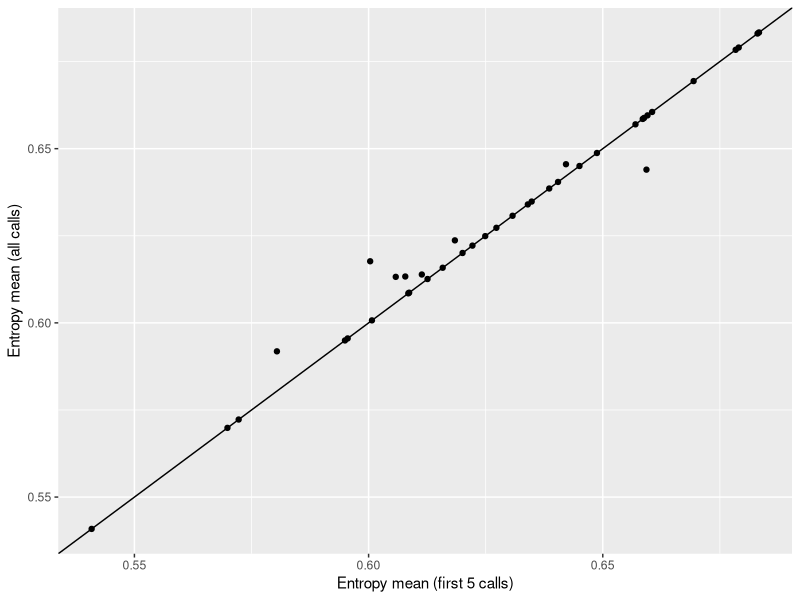
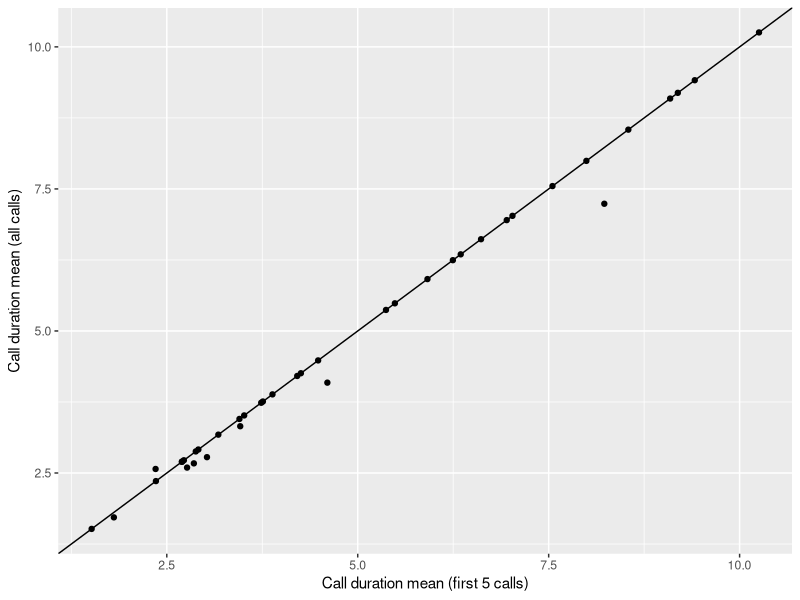
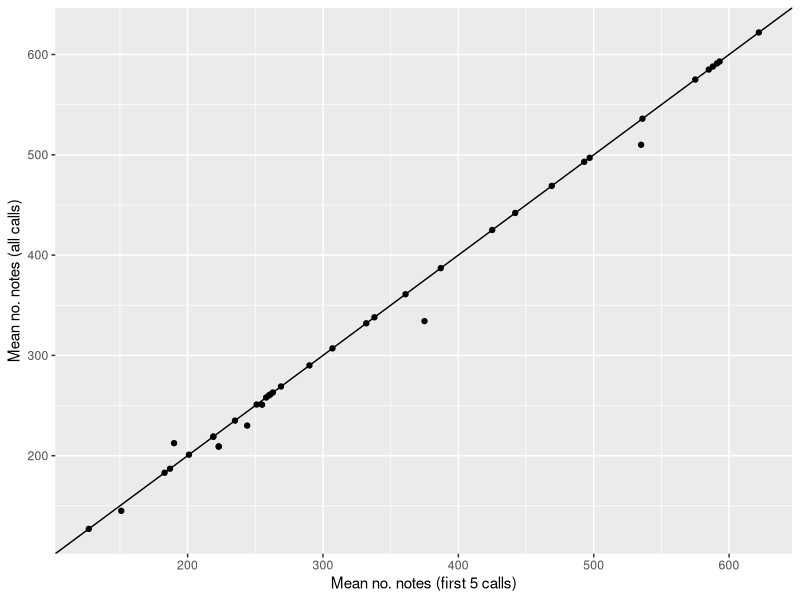
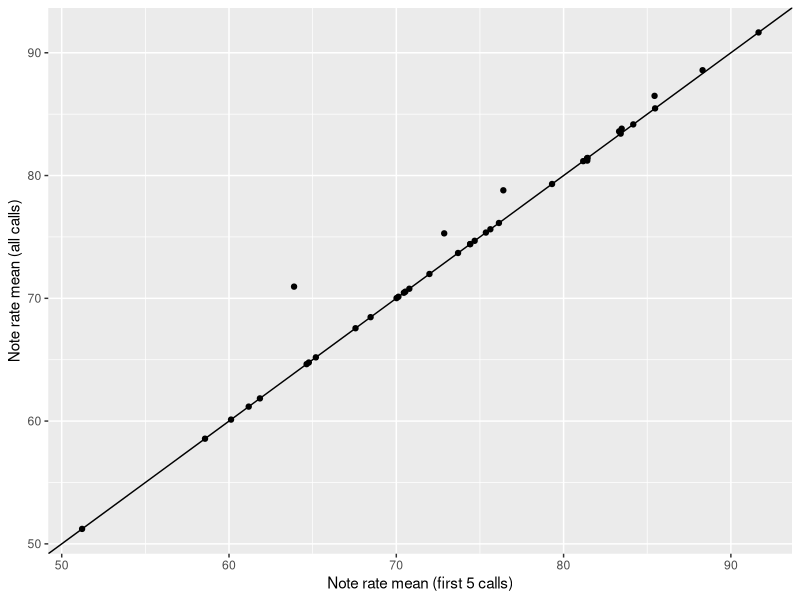
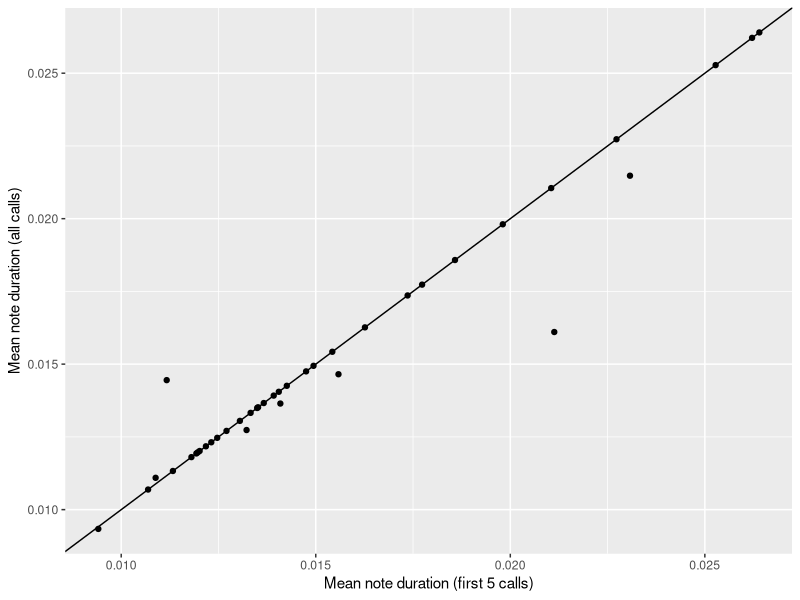
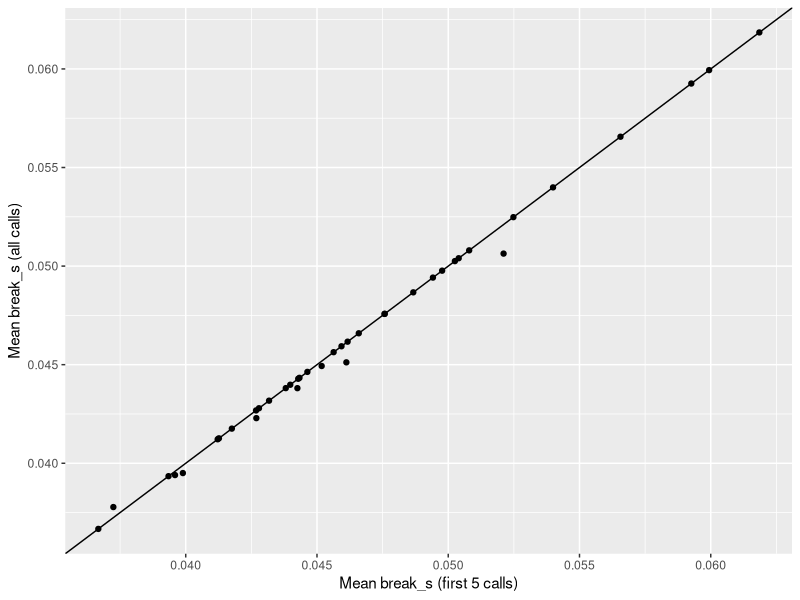
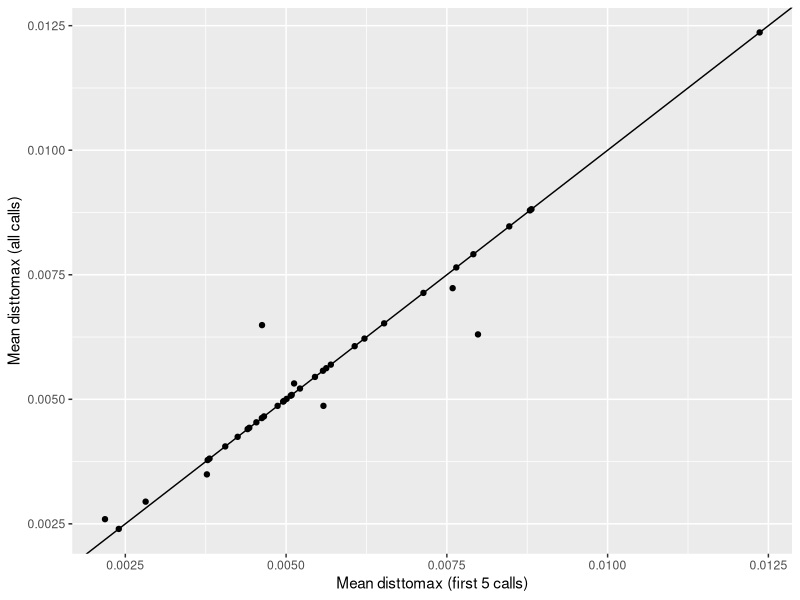
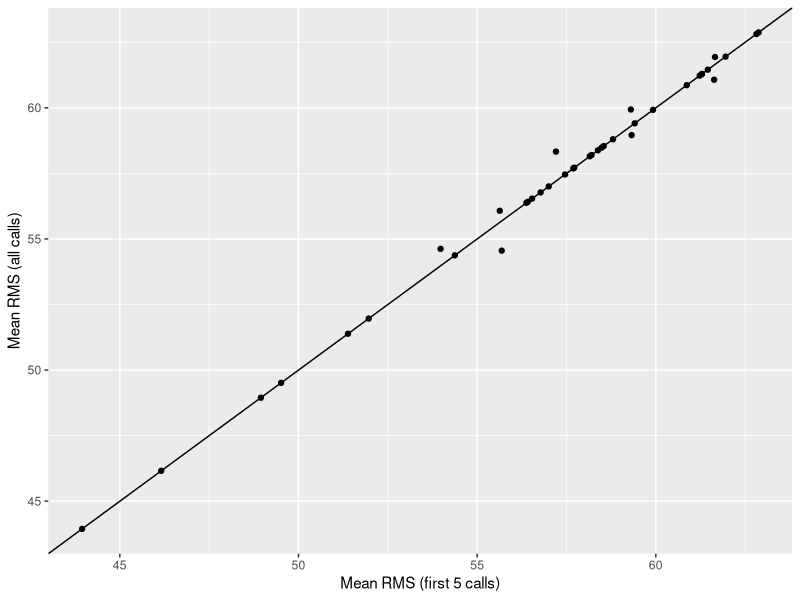

Reproduce these figures in R, in order. (Note: this script raises an error after producing the figures.)
## ---- chunk 1
library(tidyverse)

sq_data <- read_csv("data_raw/combined_sq_data4.csv")
view(sq_data)

detections <- read_csv("data_raw/01jan2026_detections4.csv")

# Clean break_s: "_" = missing, then make numeric
detections <- detections %>%
  mutate(
    break_s = as.character(break_s),
    break_s = na_if(break_s, "_"),
    break_s = as.numeric(break_s)
  )

# combine data
sq_rattle_data <- detections %>%
  left_join(sq_data, by = "midden")

## ---- chunk 2

# Call-level averages by sq_ID (one row per call)

call_avgs <- sq_rattle_data %>%
  group_by(sq_ID, filename) %>%
  summarise(
    no_notes = n(),
    call_duration = first(call_duration),
    note_rate = no_notes / call_duration,

    duration = mean(duration, na.rm = TRUE),
    break_s = mean(break_s, na.rm = TRUE),
    disttomax = mean(disttomax, na.rm = TRUE),

    rms = mean(rms, na.rm = TRUE),
    energy = mean(energy, na.rm = TRUE),
    peaktopeak = mean(peaktopeak, na.rm = TRUE),

    peak_freq_mean = mean(peak_freq_mean, na.rm = TRUE),
    peak_ampl_mean = mean(peak_ampl_mean, na.rm = TRUE),
    min_freq_mean = mean(min_freq_mean, na.rm = TRUE),
    max_freq_mean = mean(max_freq_mean, na.rm = TRUE),
    bandw_mean = mean(bandw_mean, na.rm = TRUE),

    quart_25_mean = mean(quart_25_mean, na.rm = TRUE),
    quart_50_mean = mean(quart_50_mean, na.rm = TRUE),
    quart_75_mean = mean(quart_75_mean, na.rm = TRUE),

    entropy_mean = mean(entropy_mean, na.rm = TRUE)
  ) %>%
  ungroup()
call_avgs


## ---- chunk 3


sq_avgs <- call_avgs %>%
  group_by(sq_ID) %>%
  summarise(
    n_calls = n(),

    # averages of call-level traits
    call_duration = mean(call_duration, na.rm = TRUE),
    no_notes = mean(no_notes, na.rm = TRUE),
    note_rate = mean(note_rate, na.rm = TRUE),

    duration = mean(duration, na.rm = TRUE),
    break_s = mean(break_s, na.rm = TRUE),
    disttomax = mean(disttomax, na.rm = TRUE),

    rms = mean(rms, na.rm = TRUE),
    energy = mean(energy, na.rm = TRUE),
    peaktopeak = mean(peaktopeak, na.rm = TRUE),

    peak_freq_mean = mean(peak_freq_mean, na.rm = TRUE),
    peak_ampl_mean = mean(peak_ampl_mean, na.rm = TRUE),
    min_freq_mean = mean(min_freq_mean, na.rm = TRUE),
    max_freq_mean = mean(max_freq_mean, na.rm = TRUE),
    bandw_mean = mean(bandw_mean, na.rm = TRUE),

    quart_25_mean = mean(quart_25_mean, na.rm = TRUE),
    quart_50_mean = mean(quart_50_mean, na.rm = TRUE),
    quart_75_mean = mean(quart_75_mean, na.rm = TRUE),

    entropy_mean = mean(entropy_mean, na.rm = TRUE)
  ) %>%
  ungroup()
sq_avgs


# worried that sqs with 8 calls vs sqs with 4-5 calls will create bias. Does having extra calls (like 8 instead of 5) change the squirrel’s average? Gonna check differences to see if i need to standardize sqs to 5 calls and eliminate extra calls. I calculated squirrel-level means two ways.first, I used all available calls per squirrel and using the first five calls per squirrel as a sensitivity check.

# all calls
sq_avgs_all <- call_avgs %>%
  group_by(sq_ID) %>%
  summarise(
    n_calls = n(),

    call_duration = mean(call_duration, na.rm = TRUE),
    no_notes     = mean(no_notes, na.rm = TRUE),
    note_rate    = mean(note_rate, na.rm = TRUE),

    duration     = mean(duration, na.rm = TRUE),
    break_s      = mean(break_s, na.rm = TRUE),
    disttomax    = mean(disttomax, na.rm = TRUE),

    rms          = mean(rms, na.rm = TRUE),
    energy       = mean(energy, na.rm = TRUE),
    peaktopeak   = mean(peaktopeak, na.rm = TRUE),

    peak_freq_mean  = mean(peak_freq_mean, na.rm = TRUE),
    peak_ampl_mean  = mean(peak_ampl_mean, na.rm = TRUE),
    min_freq_mean   = mean(min_freq_mean, na.rm = TRUE),
    max_freq_mean   = mean(max_freq_mean, na.rm = TRUE),
    bandw_mean      = mean(bandw_mean, na.rm = TRUE),

    quart_25_mean = mean(quart_25_mean, na.rm = TRUE),
    quart_50_mean = mean(quart_50_mean, na.rm = TRUE),
    quart_75_mean = mean(quart_75_mean, na.rm = TRUE),

    entropy_mean  = mean(entropy_mean, na.rm = TRUE)
  ) %>%
  ungroup()


# first 5 calls per squirrel
sq_avgs_5 <- call_avgs %>%
  group_by(sq_ID) %>%
  slice_head(n = 5) %>%
  summarise(
    n_calls = n(),

    call_duration = mean(call_duration, na.rm = TRUE),
    no_notes     = mean(no_notes, na.rm = TRUE),
    note_rate    = mean(note_rate, na.rm = TRUE),

    duration     = mean(duration, na.rm = TRUE),
    break_s      = mean(break_s, na.rm = TRUE),
    disttomax    = mean(disttomax, na.rm = TRUE),

    rms          = mean(rms, na.rm = TRUE),
    energy       = mean(energy, na.rm = TRUE),
    peaktopeak   = mean(peaktopeak, na.rm = TRUE),

    peak_freq_mean  = mean(peak_freq_mean, na.rm = TRUE),
    peak_ampl_mean  = mean(peak_ampl_mean, na.rm = TRUE),
    min_freq_mean   = mean(min_freq_mean, na.rm = TRUE),
    max_freq_mean   = mean(max_freq_mean, na.rm = TRUE),
    bandw_mean      = mean(bandw_mean, na.rm = TRUE),

    quart_25_mean = mean(quart_25_mean, na.rm = TRUE),
    quart_50_mean = mean(quart_50_mean, na.rm = TRUE),
    quart_75_mean = mean(quart_75_mean, na.rm = TRUE),

    entropy_mean  = mean(entropy_mean, na.rm = TRUE)
  ) %>%
  ungroup()

# compare parameters
compare_entropy <- sq_avgs_all %>%
  select(sq_ID, entropy_all = entropy_mean) %>%
  left_join(
    sq_avgs_5 %>% select(sq_ID, entropy_5 = entropy_mean),
    by = "sq_ID"
  )

p_entropy <- compare_entropy %>%
  ggplot(aes(x = entropy_5, y = entropy_all)) +
  geom_point(na.rm = TRUE) +
  geom_abline() +
  labs(
    x = "Entropy mean (first 5 calls)",
    y = "Entropy mean (all calls)"
  )

p_entropy

ggsave("figures/compare_entropy.png", plot = p_entropy, width = 7, height = 5, dpi = 300)

compare_call_duration <- sq_avgs_all %>%
  select(sq_ID, call_duration_all = call_duration) %>%
  left_join(
    sq_avgs_5 %>% select(sq_ID, call_duration_5 = call_duration),
    by = "sq_ID"
  )
p_call_duration <- compare_call_duration %>%
  ggplot(aes(x = call_duration_5, y = call_duration_all)) +
  geom_point(na.rm = TRUE) +
  geom_abline() +
  labs(
    x = "Call duration mean (first 5 calls)",
    y = "Call duration mean (all calls)"
  )

p_call_duration

ggsave("figures/compare_call_duration.png",
       plot = p_call_duration,
       width = 7, height = 5, dpi = 300)

compare_no_notes <- sq_avgs_all %>%
  select(sq_ID, no_notes_all = no_notes) %>%
  left_join(
    sq_avgs_5 %>% select(sq_ID, no_notes_5 = no_notes),
    by = "sq_ID"
  )

p_no_notes <- compare_no_notes %>%
  ggplot(aes(x = no_notes_5, y = no_notes_all)) +
  geom_point(na.rm = TRUE) +
  geom_abline() +
  labs(
    x = "Mean no. notes (first 5 calls)",
    y = "Mean no. notes (all calls)"
  )

p_no_notes

ggsave("figures/compare_no_notes.png",
       plot = p_no_notes,
       width = 7, height = 5, dpi = 300)

compare_note_rate <- sq_avgs_all %>%
  select(sq_ID, note_rate_all = note_rate) %>%
  left_join(
    sq_avgs_5 %>% select(sq_ID, note_rate_5 = note_rate),
    by = "sq_ID"
  )

p_note_rate <- compare_note_rate %>%
  ggplot(aes(x = note_rate_5, y = note_rate_all)) +
  geom_point(na.rm = TRUE) +
  geom_abline() +
  labs(
    x = "Note rate mean (first 5 calls)",
    y = "Note rate mean (all calls)"
  )

p_note_rate

ggsave("figures/compare_note_rate.png",
       plot = p_note_rate,
       width = 7, height = 5, dpi = 300)


compare_duration <- sq_avgs_all %>%
  select(sq_ID, duration_all = duration) %>%
  left_join(
    sq_avgs_5 %>% select(sq_ID, duration_5 = duration),
    by = "sq_ID"
  )

p_duration <- compare_duration %>%
  ggplot(aes(x = duration_5, y = duration_all)) +
  geom_point(na.rm = TRUE) +
  geom_abline() +
  labs(
    x = "Mean note duration (first 5 calls)",
    y = "Mean note duration (all calls)"
  )

p_duration

ggsave("figures/compare_duration.png",
       plot = p_duration,
       width = 7, height = 5, dpi = 300)


compare_break_s <- sq_avgs_all %>%
  select(sq_ID, break_s_all = break_s) %>%
  left_join(
    sq_avgs_5 %>% select(sq_ID, break_s_5 = break_s),
    by = "sq_ID"
  )

p_break_s <- compare_break_s %>%
  ggplot(aes(x = break_s_5, y = break_s_all)) +
  geom_point(na.rm = TRUE) +
  geom_abline() +
  labs(
    x = "Mean break_s (first 5 calls)",
    y = "Mean break_s (all calls)"
  )

p_break_s

ggsave("figures/compare_break_s.png",
       plot = p_break_s,
       width = 7, height = 5, dpi = 300)

compare_disttomax <- sq_avgs_all %>%
  select(sq_ID, disttomax_all = disttomax) %>%
  left_join(
    sq_avgs_5 %>% select(sq_ID, disttomax_5 = disttomax),
    by = "sq_ID"
  )

p_disttomax <- compare_disttomax %>%
  ggplot(aes(x = disttomax_5, y = disttomax_all)) +
  geom_point(na.rm = TRUE) +
  geom_abline() +
  labs(
    x = "Mean disttomax (first 5 calls)",
    y = "Mean disttomax (all calls)"
  )

p_disttomax

ggsave("figures/compare_disttomax.png",
       plot = p_disttomax,
       width = 7, height = 5, dpi = 300)

compare_rms <- sq_avgs_all %>%
  select(sq_ID, rms_all = rms) %>%
  left_join(
    sq_avgs_5 %>% select(sq_ID, rms_5 = rms),
    by = "sq_ID"
  )

p_rms <- compare_rms %>%
  ggplot(aes(x = rms_5, y = rms_all)) +
  geom_point(na.rm = TRUE) +
  geom_abline() +
  labs(
    x = "Mean RMS (first 5 calls)",
    y = "Mean RMS (all calls)"
  )

p_rms

ggsave("figures/compare_rms.png",
       plot = p_rms,
       width = 7, height = 5, dpi = 300)

compare_energy <- sq_avgs_all %>%
  select(sq_ID, energy_all = energy) %>%
  left_join(
    sq_avgs_5 %>% select(sq_ID, energy_5 = energy),
    by = "sq_ID"
  )

p_energy <- compare_energy %>%
  ggplot(aes(x = energy_5, y = energy_all)) +
  geom_point(na.rm = TRUE) +
  geom_abline() +
  labs(
    x = "Mean energy (first 5 calls)",
    y = "Mean energy (all calls)"
  )

p_energy

ggsave("figures/compare_energy.png",
       plot = p_energy,
       width = 7, height = 5, dpi = 300)

compare_peaktopeak <- sq_avgs_all %>%
  select(sq_ID, peaktopeak_all = peaktopeak) %>%
  left_join(
    sq_avgs_5 %>% select(sq_ID, peaktopeak_5 = peaktopeak),
    by = "sq_ID"
  )
p_peaktopeak <- compare_peaktopeak %>%
  ggplot(aes(x = peaktopeak_5, y = peaktopeak_all)) +
  geom_point(na.rm = TRUE) +
  geom_abline() +
  labs(
    x = "Mean peak-to-peak (first 5 calls)",
    y = "Mean peak-to-peak (all calls)"
  )

p_peaktopeak

ggsave("figures/compare_peaktopeak.png",
       plot = p_peaktopeak,
       width = 7, height = 5, dpi = 300)

compare_peak_freq <- sq_avgs_all %>%
  select(sq_ID, peak_freq_all = peak_freq_mean) %>%
  left_join(
    sq_avgs_5 %>% select(sq_ID, peak_freq_5 = peak_freq_mean),
    by = "sq_ID"
  )

p_peak_freq <- compare_peak_freq %>%
  ggplot(aes(x = peak_freq_5, y = peak_freq_all)) +
  geom_point(na.rm = TRUE) +
  geom_abline() +
  labs(
    x = "Peak frequency mean (first 5 calls)",
    y = "Peak frequency mean (all calls)"
  )

p_peak_freq

ggsave("figures/compare_peak_freq_mean.png",
       plot = p_peak_freq,
       width = 7, height = 5, dpi = 300)

compare_peak_ampl <- sq_avgs_all %>%
  select(sq_ID, peak_ampl_all = peak_ampl_mean) %>%
  left_join(
    sq_avgs_5 %>% select(sq_ID, peak_ampl_5 = peak_ampl_mean),
    by = "sq_ID"
  )

p_peak_ampl <- compare_peak_ampl %>%
  ggplot(aes(x = peak_ampl_5, y = peak_ampl_all)) +
  geom_point(na.rm = TRUE) +
  geom_abline() +
  labs(
    x = "Peak amplitude mean (first 5 calls)",
    y = "Peak amplitude mean (all calls)"
  )

p_peak_ampl

ggsave("figures/compare_peak_ampl_mean.png",
       plot = p_peak_ampl,
       width = 7, height = 5, dpi = 300)

compare_min_freq <- sq_avgs_all %>%
  select(sq_ID, min_freq_all = min_freq_mean) %>%
  left_join(
    sq_avgs_5 %>% select(sq_ID, min_freq_5 = min_freq_mean),
    by = "sq_ID"
  )
p_min_freq <- compare_min_freq %>%
  ggplot(aes(x = min_freq_5, y = min_freq_all)) +
  geom_point(na.rm = TRUE) +
  geom_abline() +
  labs(
    x = "Min frequency mean (first 5 calls)",
    y = "Min frequency mean (all calls)"
  )

p_min_freq

ggsave("figures/compare_min_freq_mean.png",
       plot = p_min_freq,
       width = 7, height = 5, dpi = 300)

compare_max_freq <- sq_avgs_all %>%
  select(sq_ID, max_freq_all = max_freq_mean) %>%
  left_join(
    sq_avgs_5 %>% select(sq_ID, max_freq_5 = max_freq_mean),
    by = "sq_ID"
  )

p_max_freq <- compare_max_freq %>%
  ggplot(aes(x = max_freq_5, y = max_freq_all)) +
  geom_point(na.rm = TRUE) +
  geom_abline() +
  labs(
    x = "Max frequency mean (first 5 calls)",
    y = "Max frequency mean (all calls)"
  )

p_max_freq

ggsave("figures/compare_max_freq_mean.png",
       plot = p_max_freq,
       width = 7, height = 5, dpi = 300)

compare_bandw <- sq_avgs_all %>%
  select(sq_ID, bandw_all = bandw_mean) %>%
  left_join(
    sq_avgs_5 %>% select(sq_ID, bandw_5 = bandw_mean),
    by = "sq_ID"
  )
p_bandw <- compare_bandw %>%
  ggplot(aes(x = bandw_5, y = bandw_all)) +
  geom_point(na.rm = TRUE) +
  geom_abline() +
  labs(
    x = "Bandwidth mean (first 5 calls)",
    y = "Bandwidth mean (all calls)"
  )

p_bandw

ggsave("figures/compare_bandw_mean.png",
       plot = p_bandw,
       width = 7, height = 5, dpi = 300)

compare_quart25 <- sq_avgs_all %>%
  select(sq_ID, quart25_all = quart_25_mean) %>%
  left_join(
    sq_avgs_5 %>% select(sq_ID, quart25_5 = quart_25_mean),
    by = "sq_ID"
  )
p_quart25 <- compare_quart25 %>%
  ggplot(aes(x = quart25_5, y = quart25_all)) +
  geom_point(na.rm = TRUE) +
  geom_abline() +
  labs(
    x = "Quartile 25% mean (first 5 calls)",
    y = "Quartile 25% mean (all calls)"
  )

p_quart25

ggsave("figures/compare_quart_25_mean.png",
       plot = p_quart25,
       width = 7, height = 5, dpi = 300)

compare_quart50 <- sq_avgs_all %>%
  select(sq_ID, quart50_all = quart_50_mean) %>%
  left_join(
    sq_avgs_5 %>% select(sq_ID, quart50_5 = quart_50_mean),
    by = "sq_ID"
  )
p_quart50 <- compare_quart50 %>%
  ggplot(aes(x = quart50_5, y = quart50_all)) +
  geom_point(na.rm = TRUE) +
  geom_abline() +
  labs(
    x = "Quartile 50% mean (first 5 calls)",
    y = "Quartile 50% mean (all calls)"
  )

p_quart50

ggsave("figures/compare_quart_50_mean.png",
       plot = p_quart50,
       width = 7, height = 5, dpi = 300)

compare_quart75 <- sq_avgs_all %>%
  select(sq_ID, quart75_all = quart_75_mean) %>%
  left_join(
    sq_avgs_5 %>% select(sq_ID, quart75_5 = quart_75_mean),
    by = "sq_ID"
  )
p_quart75 <- compare_quart75 %>%
  ggplot(aes(x = quart75_5, y = quart75_all)) +
  geom_point(na.rm = TRUE) +
  geom_abline() +
  labs(
    x = "Quartile 75% mean (first 5 calls)",
    y = "Quartile 75% mean (all calls)"
  )

p_quart75

ggsave("figures/compare_quart_75_mean.png",
       plot = p_quart75,
       width = 7, height = 5, dpi = 300)

# All parameters look pretty good. Going to keep all calls

## ---- chunk 4

# Just going to look at figs for mt graham squirrels.

# add the site  onto the call data, then keep only Mount Graham calls
call_avgs_mg <- call_avgs %>%
  left_join(
    sq_data_avgs %>% distinct(sq_ID, site),
    by = "sq_ID"
  ) %>%
  filter(site == "MG")


# for MG squirrels, calculate the mean and SD of call_duration across calls
call_duration_by_sq_mg <- call_avgs_mg %>%
  group_by(sq_ID) %>%
  summarise(
    mean_call_duration = mean(call_duration, na.rm = TRUE),
    sd_call_duration = sd(call_duration, na.rm = TRUE)
  ) %>%
  ungroup()

p_call_duration_mg <- call_duration_by_sq_mg %>%
  ggplot(aes(x = reorder(factor(sq_ID), mean_call_duration), y = mean_call_duration)) +
  geom_pointrange(
    aes(ymin = mean_call_duration - sd_call_duration,
        ymax = mean_call_duration + sd_call_duration),
    na.rm = TRUE
  ) +
  labs(x = "Mount Graham squirrels (Squirrel ID)", y = "Call duration: mean ± SD (across calls)") +
  theme(axis.text.x = element_text(angle = 90, vjust = 0.5, hjust = 1))

p_call_duration_mg

ggsave("figures/var_call_duration_MG.png",
       plot = p_call_duration_mg,
       width = 8, height = 5, dpi = 300)

#  for MG squirrels, calculate mean and SD of note_rate across calls
note_rate_mg <- call_avgs_mg %>%
  group_by(sq_ID) %>%
  summarise(
    mean_note_rate = mean(note_rate, na.rm = TRUE),
    sd_note_rate = sd(note_rate, na.rm = TRUE)
  ) %>%
  ungroup()
p_note_rate_mg <- note_rate_mg %>%
  ggplot(aes(x = reorder(factor(sq_ID), mean_note_rate), y = mean_note_rate)) +
  geom_pointrange(
    aes(ymin = mean_note_rate - sd_note_rate,
        ymax = mean_note_rate + sd_note_rate),
    na.rm = TRUE
  ) +
  labs(x = "Mount Graham squirrels (Squirrel ID)", y = "Note rate: mean ± SD (across calls)") +
  theme(axis.text.x = element_text(angle = 90, vjust = 0.5, hjust = 1))

p_note_rate_mg
ggsave("figures/var_note_rate_MG.png",
       plot = p_note_rate_mg,
       width = 8, height = 5, dpi = 300)

# duration param MG
# mean + SD of duration for each MG squirrel
duration_mg <- call_avgs_mg %>%
  group_by(sq_ID) %>%
  summarise(
    mean_duration = mean(duration, na.rm = TRUE),
    sd_duration = sd(duration, na.rm = TRUE)
  ) %>%
  ungroup()

# plot mean ± SD
p_duration_mg <- duration_mg %>%
  ggplot(aes(x = reorder(factor(sq_ID), mean_duration), y = mean_duration)) +
  geom_pointrange(
    aes(ymin = mean_duration - sd_duration,
        ymax = mean_duration + sd_duration),
    na.rm = TRUE
  ) +
  labs(x = "Mount Graham squirrels (Squirrel ID)", y = "Duration: mean ± SD (across calls)") +
  theme(axis.text.x = element_text(angle = 90, vjust = 0.5, hjust = 1))

p_duration_mg

# save into figures folder
ggsave("figures/var_duration_MG.png",
       plot = p_duration_mg,
       width = 8, height = 5, dpi = 300)

# mean + SD of break_s for each MG squirrel
break_s_mg <- call_avgs_mg %>%
  group_by(sq_ID) %>%
  summarise(
    mean_break_s = mean(break_s, na.rm = TRUE),
    sd_break_s = sd(break_s, na.rm = TRUE)
  ) %>%
  ungroup()

# plot mean ± SD
p_break_s_mg <- break_s_mg %>%
  ggplot(aes(x = reorder(factor(sq_ID), mean_break_s), y = mean_break_s)) +
  geom_pointrange(
    aes(ymin = mean_break_s - sd_break_s,
        ymax = mean_break_s + sd_break_s),
    na.rm = TRUE
  ) +
  labs(x = "Mount Graham squirrels (Squirrel ID)", y = "break_s: mean ± SD (across calls)") +
  theme(axis.text.x = element_text(angle = 90, vjust = 0.5, hjust = 1))

p_break_s_mg

# save into figures folder
ggsave("figures/var_break_s_MG.png",
       plot = p_break_s_mg,
       width = 8, height = 5, dpi = 300)


# mean + SD of disttomax for each MG squirrel
disttomax_mg <- call_avgs_mg %>%
  group_by(sq_ID) %>%
  summarise(
    mean_disttomax = mean(disttomax, na.rm = TRUE),
    sd_disttomax = sd(disttomax, na.rm = TRUE)
  ) %>%
  ungroup()

# plot mean ± SD
p_disttomax_mg <- disttomax_mg %>%
  ggplot(aes(x = reorder(factor(sq_ID), mean_disttomax), y = mean_disttomax)) +
  geom_pointrange(
    aes(ymin = mean_disttomax - sd_disttomax,
        ymax = mean_disttomax + sd_disttomax),
    na.rm = TRUE
  ) +
  labs(x = "Mount Graham squirrels (Squirrel ID)", y = "disttomax: mean ± SD (across calls)") +
  theme(axis.text.x = element_text(angle = 90, vjust = 0.5, hjust = 1))

p_disttomax_mg

# save into figures folder
ggsave("figures/var_disttomax_MG.png",
       plot = p_disttomax_mg,
       width = 8, height = 5, dpi = 300)

# mean + SD of rms for each MG squirrel
rms_mg <- call_avgs_mg %>%
  group_by(sq_ID) %>%
  summarise(
    mean_rms = mean(rms, na.rm = TRUE),
    sd_rms = sd(rms, na.rm = TRUE)
  ) %>%
  ungroup()

# plot mean ± SD
p_rms_mg <- rms_mg %>%
  ggplot(aes(x = reorder(factor(sq_ID), mean_rms), y = mean_rms)) +
  geom_pointrange(
    aes(ymin = mean_rms - sd_rms,
        ymax = mean_rms + sd_rms),
    na.rm = TRUE
  ) +
  labs(x = "Mount Graham squirrels (Squirrel ID)", y = "RMS: mean ± SD (across calls)") +
  theme(axis.text.x = element_text(angle = 90, vjust = 0.5, hjust = 1))

p_rms_mg

# save into figures folder
ggsave("figures/var_rms_MG.png",
       plot = p_rms_mg,
       width = 8, height = 5, dpi = 300)

# mean + SD of energy for each MG squirrel
energy_mg <- call_avgs_mg %>%
  group_by(sq_ID) %>%
  summarise(
    mean_energy = mean(energy, na.rm = TRUE),
    sd_energy = sd(energy, na.rm = TRUE)
  ) %>%
  ungroup()

# plot mean ± SD
p_energy_mg <- energy_mg %>%
  ggplot(aes(x = reorder(factor(sq_ID), mean_energy), y = mean_energy)) +
  geom_pointrange(
    aes(ymin = mean_energy - sd_energy,
        ymax = mean_energy + sd_energy),
    na.rm = TRUE
  ) +
  labs(x = "Mount Graham squirrels (Squirrel ID)", y = "Energy: mean ± SD (across calls)") +
  theme(axis.text.x = element_text(angle = 90, vjust = 0.5, hjust = 1))

p_energy_mg

# save into figures folder
ggsave("figures/var_energy_MG.png",
       plot = p_energy_mg,
       width = 8, height = 5, dpi = 300)

# mean + SD of peaktopeak for each MG squirrel
peaktopeak_mg <- call_avgs_mg %>%
  group_by(sq_ID) %>%
  summarise(
    mean_peaktopeak = mean(peaktopeak, na.rm = TRUE),
    sd_peaktopeak = sd(peaktopeak, na.rm = TRUE)
  ) %>%
  ungroup()

# plot mean ± SD
p_peaktopeak_mg <- peaktopeak_mg %>%
  ggplot(aes(x = reorder(factor(sq_ID), mean_peaktopeak), y = mean_peaktopeak)) +
  geom_pointrange(
    aes(ymin = mean_peaktopeak - sd_peaktopeak,
        ymax = mean_peaktopeak + sd_peaktopeak),
    na.rm = TRUE
  ) +
  labs(x = "Mount Graham squirrels (Squirrel ID)", y = "Peak-to-peak: mean ± SD (across calls)") +
  theme(axis.text.x = element_text(angle = 90, vjust = 0.5, hjust = 1))

p_peaktopeak_mg

# save into figures folder
ggsave("figures/var_peaktopeak_MG.png",
       plot = p_peaktopeak_mg,
       width = 8, height = 5, dpi = 300)

# mean + SD of peak_freq_mean for each MG squirrel
peak_freq_mg <- call_avgs_mg %>%
  group_by(sq_ID) %>%
  summarise(
    mean_peak_freq = mean(peak_freq_mean, na.rm = TRUE),
    sd_peak_freq = sd(peak_freq_mean, na.rm = TRUE)
  ) %>%
  ungroup()

# plot mean ± SD
p_peak_freq_mg <- peak_freq_mg %>%
  ggplot(aes(x = reorder(factor(sq_ID), mean_peak_freq), y = mean_peak_freq)) +
  geom_pointrange(
    aes(ymin = mean_peak_freq - sd_peak_freq,
        ymax = mean_peak_freq + sd_peak_freq),
    na.rm = TRUE
  ) +
  labs(x = "Mount Graham squirrels (Squirrel ID)", y = "Peak frequency mean: mean ± SD (across calls)") +
  theme(axis.text.x = element_text(angle = 90, vjust = 0.5, hjust = 1))

p_peak_freq_mg

# save into figures folder
ggsave("figures/var_peak_freq_mean_MG.png",
       plot = p_peak_freq_mg,
       width = 8, height = 5, dpi = 300)

# mean + SD of peak_ampl_mean for each MG squirrel
peak_ampl_mg <- call_avgs_mg %>%
  group_by(sq_ID) %>%
  summarise(
    mean_peak_ampl = mean(peak_ampl_mean, na.rm = TRUE),
    sd_peak_ampl = sd(peak_ampl_mean, na.rm = TRUE)
  ) %>%
  ungroup()

# plot mean ± SD
p_peak_ampl_mg <- peak_ampl_mg %>%
  ggplot(aes(x = reorder(factor(sq_ID), mean_peak_ampl), y = mean_peak_ampl)) +
  geom_pointrange(
    aes(ymin = mean_peak_ampl - sd_peak_ampl,
        ymax = mean_peak_ampl + sd_peak_ampl),
    na.rm = TRUE
  ) +
  labs(x = "Mount Graham squirrels (Squirrel ID)", y = "Peak amplitude mean: mean ± SD (across calls)") +
  theme(axis.text.x = element_text(angle = 90, vjust = 0.5, hjust = 1))

p_peak_ampl_mg

# save into figures folder
ggsave("figures/var_peak_ampl_mean_MG.png",
       plot = p_peak_ampl_mg,
       width = 8, height = 5, dpi = 300)

# mean + SD of min_freq_mean for each MG squirrel
min_freq_mg <- call_avgs_mg %>%
  group_by(sq_ID) %>%
  summarise(
    mean_min_freq = mean(min_freq_mean, na.rm = TRUE),
    sd_min_freq = sd(min_freq_mean, na.rm = TRUE)
  ) %>%
  ungroup()

# plot mean ± SD
p_min_freq_mg <- min_freq_mg %>%
  ggplot(aes(x = reorder(factor(sq_ID), mean_min_freq), y = mean_min_freq)) +
  geom_pointrange(
    aes(ymin = mean_min_freq - sd_min_freq,
        ymax = mean_min_freq + sd_min_freq),
    na.rm = TRUE
  ) +
  labs(x = "Mount Graham squirrels (Squirrel ID)", y = "Min frequency mean: mean ± SD (across calls)") +
  theme(axis.text.x = element_text(angle = 90, vjust = 0.5, hjust = 1))

p_min_freq_mg

# save into figures folder
ggsave("figures/var_min_freq_mean_MG.png",
       plot = p_min_freq_mg,
       width = 8, height = 5, dpi = 300)

# mean + SD of max_freq_mean for each MG squirrel
max_freq_mg <- call_avgs_mg %>%
  group_by(sq_ID) %>%
  summarise(
    mean_max_freq = mean(max_freq_mean, na.rm = TRUE),
    sd_max_freq = sd(max_freq_mean, na.rm = TRUE)
  ) %>%
  ungroup()

# plot mean ± SD
p_max_freq_mg <- max_freq_mg %>%
  ggplot(aes(x = reorder(factor(sq_ID), mean_max_freq), y = mean_max_freq)) +
  geom_pointrange(
    aes(ymin = mean_max_freq - sd_max_freq,
        ymax = mean_max_freq + sd_max_freq),
    na.rm = TRUE
  ) +
  labs(x = "Mount Graham squirrels (Squirrel ID)", y = "Max frequency mean: mean ± SD (across calls)") +
  theme(axis.text.x = element_text(angle = 90, vjust = 0.5, hjust = 1))

p_max_freq_mg

# save into figures folder
ggsave("figures/var_max_freq_mean_MG.png",
       plot = p_max_freq_mg,
       width = 8, height = 5, dpi = 300)

# mean + SD of bandw_mean for each MG squirrel
bandw_mg <- call_avgs_mg %>%
  group_by(sq_ID) %>%
  summarise(
    mean_bandw = mean(bandw_mean, na.rm = TRUE),
    sd_bandw = sd(bandw_mean, na.rm = TRUE)
  ) %>%
  ungroup()

# plot mean ± SD
p_bandw_mg <- bandw_mg %>%
  ggplot(aes(x = reorder(factor(sq_ID), mean_bandw), y = mean_bandw)) +
  geom_pointrange(
    aes(ymin = mean_bandw - sd_bandw,
        ymax = mean_bandw + sd_bandw),
    na.rm = TRUE
  ) +
  labs(x = "Mount Graham squirrels (Squirrel ID)", y = "Bandwidth mean: mean ± SD (across calls)") +
  theme(axis.text.x = element_text(angle = 90, vjust = 0.5, hjust = 1))

p_bandw_mg

# save into figures folder
ggsave("figures/var_bandw_mean_MG.png",
       plot = p_bandw_mg,
       width = 8, height = 5, dpi = 300)

# mean + SD of quart_25_mean for each MG squirrel
quart25_mg <- call_avgs_mg %>%
  group_by(sq_ID) %>%
  summarise(
    mean_quart25 = mean(quart_25_mean, na.rm = TRUE),
    sd_quart25 = sd(quart_25_mean, na.rm = TRUE)
  ) %>%
  ungroup()

# plot mean ± SD
p_quart25_mg <- quart25_mg %>%
  ggplot(aes(x = reorder(factor(sq_ID), mean_quart25), y = mean_quart25)) +
  geom_pointrange(
    aes(ymin = mean_quart25 - sd_quart25,
        ymax = mean_quart25 + sd_quart25),
    na.rm = TRUE
  ) +
  labs(x = "Mount Graham squirrels (Squirrel ID)", y = "Quartile 25% mean: mean ± SD (across calls)") +
  theme(axis.text.x = element_text(angle = 90, vjust = 0.5, hjust = 1))

p_quart25_mg

# save into figures folder
ggsave("figures/var_quart_25_mean_MG.png",
       plot = p_quart25_mg,
       width = 8, height = 5, dpi = 300)

# mean + SD of quart_50_mean for each MG squirrel
quart50_mg <- call_avgs_mg %>%
  group_by(sq_ID) %>%
  summarise(
    mean_quart50 = mean(quart_50_mean, na.rm = TRUE),
    sd_quart50 = sd(quart_50_mean, na.rm = TRUE)
  ) %>%
  ungroup()

# plot mean ± SD
p_quart50_mg <- quart50_mg %>%
  ggplot(aes(x = reorder(factor(sq_ID), mean_quart50), y = mean_quart50)) +
  geom_pointrange(
    aes(ymin = mean_quart50 - sd_quart50,
        ymax = mean_quart50 + sd_quart50),
    na.rm = TRUE
  ) +
  labs(x = "Mount Graham squirrels (Squirrel ID)", y = "Quartile 50% mean: mean ± SD (across calls)") +
  theme(axis.text.x = element_text(angle = 90, vjust = 0.5, hjust = 1))

p_quart50_mg

# save into figures folder
ggsave("figures/var_quart_50_mean_MG.png",
       plot = p_quart50_mg,
       width = 8, height = 5, dpi = 300)

# mean + SD of quart_75_mean for each MG squirrel
quart75_mg <- call_avgs_mg %>%
  group_by(sq_ID) %>%
  summarise(
    mean_quart75 = mean(quart_75_mean, na.rm = TRUE),
    sd_quart75 = sd(quart_75_mean, na.rm = TRUE)
  ) %>%
  ungroup()

# plot mean ± SD
p_quart75_mg <- quart75_mg %>%
  ggplot(aes(x = reorder(factor(sq_ID), mean_quart75), y = mean_quart75)) +
  geom_pointrange(
    aes(ymin = mean_quart75 - sd_quart75,
        ymax = mean_quart75 + sd_quart75),
    na.rm = TRUE
  ) +
  labs(x = "Mount Graham squirrels (Squirrel ID)", y = "Quartile 75% mean: mean ± SD (across calls)") +
  theme(axis.text.x = element_text(angle = 90, vjust = 0.5, hjust = 1))

p_quart75_mg

# save into figures folder
ggsave("figures/var_quart_75_mean_MG.png",
       plot = p_quart75_mg,
       width = 8, height = 5, dpi = 300)

# mean + SD of entropy_mean for each MG squirrel
entropy_mg <- call_avgs_mg %>%
  group_by(sq_ID) %>%
  summarise(
    mean_entropy = mean(entropy_mean, na.rm = TRUE),
    sd_entropy = sd(entropy_mean, na.rm = TRUE)
  ) %>%
  ungroup()

# plot mean ± SD
p_entropy_mg <- entropy_mg %>%
  ggplot(aes(x = reorder(factor(sq_ID), mean_entropy), y = mean_entropy)) +
  geom_pointrange(
    aes(ymin = mean_entropy - sd_entropy,
        ymax = mean_entropy + sd_entropy),
    na.rm = TRUE
  ) +
  labs(x = "Mount Graham squirrels (Squirrel ID)", y = "Entropy mean: mean ± SD (across calls)") +
  theme(axis.text.x = element_text(angle = 90, vjust = 0.5, hjust = 1))

p_entropy_mg

# save into figures folder
ggsave("figures/var_entropy_mean_MG.png",
       plot = p_entropy_mg,
       width = 8, height = 5, dpi = 300)


# mean + SD of note_rate for each MG squirrel (across calls)
note_rate_mg <- call_avgs_mg %>%
  group_by(sq_ID) %>%
  summarise(
    mean_note_rate = mean(note_rate, na.rm = TRUE),
    sd_note_rate = sd(note_rate, na.rm = TRUE)
  ) %>%
  ungroup()

# plot mean ± SD
p_note_rate_mg <- note_rate_mg %>%
  ggplot(aes(x = reorder(factor(sq_ID), mean_note_rate), y = mean_note_rate)) +
  geom_pointrange(
    aes(ymin = mean_note_rate - sd_note_rate,
        ymax = mean_note_rate + sd_note_rate),
    na.rm = TRUE
  ) +
  labs(x = "Mount Graham squirrels (Squirrel ID)", y = "Note rate: mean ± SD (across calls)") +
  theme(axis.text.x = element_text(angle = 90, vjust = 0.5, hjust = 1))

p_note_rate_mg

# save it
ggsave("figures/var_note_rate_MG.png",
       plot = p_note_rate_mg,
       width = 8, height = 5, dpi = 300)





## ---- chunk 5

call_avgs_wm <- call_avgs %>%
  left_join(
    sq_data_avgs %>% distinct(sq_ID, site),
    by = "sq_ID"
  ) %>%
  filter(site == "WM")

# mean + SD (across calls) for each WM squirrel
call_duration_wm <- call_avgs_wm %>%
  group_by(sq_ID) %>%
  summarise(
    mean_call_duration = mean(call_duration, na.rm = TRUE),
    sd_call_duration = sd(call_duration, na.rm = TRUE)
  ) %>%
  ungroup()

# plot mean ± SD
p_call_duration_wm <- call_duration_wm %>%
  ggplot(aes(x = reorder(factor(sq_ID), mean_call_duration), y = mean_call_duration)) +
  geom_pointrange(
    aes(ymin = mean_call_duration - sd_call_duration,
        ymax = mean_call_duration + sd_call_duration),
    na.rm = TRUE
  ) +
  labs(x = "White Mountains squirrels (Squirrel ID)", y = "Call duration: mean ± SD (across calls)") +
  theme(axis.text.x = element_text(angle = 90, vjust = 0.5, hjust = 1))

p_call_duration_wm

ggsave("figures/var_call_duration_WM.png",
       plot = p_call_duration_wm,
       width = 8, height = 5, dpi = 300)

# note rate
note_rate_wm <- call_avgs_wm %>%
  group_by(sq_ID) %>%
  summarise(
    mean_note_rate = mean(note_rate, na.rm = TRUE),
    sd_note_rate = sd(note_rate, na.rm = TRUE)
  ) %>%
  ungroup()

p_note_rate_wm <- note_rate_wm %>%
  ggplot(aes(x = reorder(factor(sq_ID), mean_note_rate), y = mean_note_rate)) +
  geom_pointrange(
    aes(ymin = mean_note_rate - sd_note_rate,
        ymax = mean_note_rate + sd_note_rate),
    na.rm = TRUE
  ) +
  labs(x = "White Mountains squirrels (Squirrel ID)", y = "Note rate: mean ± SD (across calls)") +
  theme(axis.text.x = element_text(angle = 90, vjust = 0.5, hjust = 1))

p_note_rate_wm

ggsave("figures/var_note_rate_WM.png",
       plot = p_note_rate_wm,
       width = 8, height = 5, dpi = 300)

# mean + SD (across calls) of duration for each WM squirrel
duration_wm <- call_avgs_wm %>%
  group_by(sq_ID) %>%
  summarise(
    mean_duration = mean(duration, na.rm = TRUE),
    sd_duration = sd(duration, na.rm = TRUE)
  ) %>%
  ungroup()

# plot mean ± SD
p_duration_wm <- duration_wm %>%
  ggplot(aes(x = reorder(factor(sq_ID), mean_duration), y = mean_duration)) +
  geom_pointrange(
    aes(ymin = mean_duration - sd_duration,
        ymax = mean_duration + sd_duration),
    na.rm = TRUE
  ) +
  labs(x = "White Mountains squirrels (Squirrel ID)", y = "Duration: mean ± SD (across calls)") +
  theme(axis.text.x = element_text(angle = 90, vjust = 0.5, hjust = 1))

p_duration_wm

# save it
ggsave("figures/var_duration_WM.png",
       plot = p_duration_wm,
       width = 8, height = 5, dpi = 300)

# mean + SD (across calls) of break_s for each WM squirrel
break_wm <- call_avgs_wm %>%
  group_by(sq_ID) %>%
  summarise(
    mean_break = mean(break_s, na.rm = TRUE),
    sd_break = sd(break_s, na.rm = TRUE)
  ) %>%
  ungroup()

# plot mean ± SD
p_break_wm <- break_wm %>%
  ggplot(aes(x = reorder(factor(sq_ID), mean_break), y = mean_break)) +
  geom_pointrange(
    aes(ymin = mean_break - sd_break,
        ymax = mean_break + sd_break),
    na.rm = TRUE
  ) +
  labs(x = "White Mountains squirrels (Squirrel ID)", y = "Break_s: mean ± SD (across calls)") +
  theme(axis.text.x = element_text(angle = 90, vjust = 0.5, hjust = 1))

p_break_wm

# save it
ggsave("figures/var_break_s_WM.png",
       plot = p_break_wm,
       width = 8, height = 5, dpi = 300)


# mean + SD (across calls) of rms for each WM squirrel
rms_wm <- call_avgs_wm %>%
  group_by(sq_ID) %>%
  summarise(
    mean_rms = mean(rms, na.rm = TRUE),
    sd_rms = sd(rms, na.rm = TRUE)
  ) %>%
  ungroup()

# plot mean ± SD
p_rms_wm <- rms_wm %>%
  ggplot(aes(x = reorder(factor(sq_ID), mean_rms), y = mean_rms)) +
  geom_pointrange(
    aes(ymin = mean_rms - sd_rms,
        ymax = mean_rms + sd_rms),
    na.rm = TRUE
  ) +
  labs(x = "White Mountains squirrels (Squirrel ID)", y = "RMS: mean ± SD (across calls)") +
  theme(axis.text.x = element_text(angle = 90, vjust = 0.5, hjust = 1))

p_rms_wm

# save it
ggsave("figures/var_rms_WM.png",
       plot = p_rms_wm,
       width = 8, height = 5, dpi = 300)

# mean + SD (across calls) of energy for each WM squirrel
energy_wm <- call_avgs_wm %>%
  group_by(sq_ID) %>%
  summarise(
    mean_energy = mean(energy, na.rm = TRUE),
    sd_energy = sd(energy, na.rm = TRUE)
  ) %>%
  ungroup()

# plot mean ± SD
p_energy_wm <- energy_wm %>%
  ggplot(aes(x = reorder(factor(sq_ID), mean_energy), y = mean_energy)) +
  geom_pointrange(
    aes(ymin = mean_energy - sd_energy,
        ymax = mean_energy + sd_energy),
    na.rm = TRUE
  ) +
  labs(x = "White Mountains squirrels (Squirrel ID)", y = "Energy: mean ± SD (across calls)") +
  theme(axis.text.x = element_text(angle = 90, vjust = 0.5, hjust = 1))

p_energy_wm

# save it
ggsave("figures/var_energy_WM.png",
       plot = p_energy_wm,
       width = 8, height = 5, dpi = 300)

# mean + SD (across calls) of peaktopeak for each WM squirrel
peaktopeak_wm <- call_avgs_wm %>%
  group_by(sq_ID) %>%
  summarise(
    mean_peaktopeak = mean(peaktopeak, na.rm = TRUE),
    sd_peaktopeak = sd(peaktopeak, na.rm = TRUE)
  ) %>%
  ungroup()

# plot mean ± SD
p_peaktopeak_wm <- peaktopeak_wm %>%
  ggplot(aes(x = reorder(factor(sq_ID), mean_peaktopeak), y = mean_peaktopeak)) +
  geom_pointrange(
    aes(ymin = mean_peaktopeak - sd_peaktopeak,
        ymax = mean_peaktopeak + sd_peaktopeak),
    na.rm = TRUE
  ) +
  labs(x = "White Mountains squirrels (Squirrel ID)", y = "Peak-to-peak: mean ± SD (across calls)") +
  theme(axis.text.x = element_text(angle = 90, vjust = 0.5, hjust = 1))

p_peaktopeak_wm

# save it
ggsave("figures/var_peaktopeak_WM.png",
       plot = p_peaktopeak_wm,
       width = 8, height = 5, dpi = 300)

# mean + SD (across calls) of peak_freq_mean for each WM squirrel
peak_freq_wm <- call_avgs_wm %>%
  group_by(sq_ID) %>%
  summarise(
    mean_peak_freq = mean(peak_freq_mean, na.rm = TRUE),
    sd_peak_freq = sd(peak_freq_mean, na.rm = TRUE)
  ) %>%
  ungroup()

# plot mean ± SD
p_peak_freq_wm <- peak_freq_wm %>%
  ggplot(aes(x = reorder(factor(sq_ID), mean_peak_freq), y = mean_peak_freq)) +
  geom_pointrange(
    aes(ymin = mean_peak_freq - sd_peak_freq,
        ymax = mean_peak_freq + sd_peak_freq),
    na.rm = TRUE
  ) +
  labs(x = "White Mountains squirrels (Squirrel ID)", y = "Peak frequency mean: mean ± SD (across calls)") +
  theme(axis.text.x = element_text(angle = 90, vjust = 0.5, hjust = 1))

p_peak_freq_wm

# save it
ggsave("figures/var_peak_freq_mean_WM.png",
       plot = p_peak_freq_wm,
       width = 8, height = 5, dpi = 300)

# mean + SD (across calls) of peak_ampl_mean for each WM squirrel
peak_ampl_wm <- call_avgs_wm %>%
  group_by(sq_ID) %>%
  summarise(
    mean_peak_ampl = mean(peak_ampl_mean, na.rm = TRUE),
    sd_peak_ampl = sd(peak_ampl_mean, na.rm = TRUE)
  ) %>%
  ungroup()

# plot mean ± SD
p_peak_ampl_wm <- peak_ampl_wm %>%
  ggplot(aes(x = reorder(factor(sq_ID), mean_peak_ampl), y = mean_peak_ampl)) +
  geom_pointrange(
    aes(ymin = mean_peak_ampl - sd_peak_ampl,
        ymax = mean_peak_ampl + sd_peak_ampl),
    na.rm = TRUE
  ) +
  labs(x = "White Mountains squirrels (Squirrel ID)", y = "Peak amplitude mean: mean ± SD (across calls)") +
  theme(axis.text.x = element_text(angle = 90, vjust = 0.5, hjust = 1))

p_peak_ampl_wm

# save it
ggsave("figures/var_peak_ampl_mean_WM.png",
       plot = p_peak_ampl_wm,
       width = 8, height = 5, dpi = 300)


# mean + SD (across calls) of min_freq_mean for each WM squirrel
min_freq_wm <- call_avgs_wm %>%
  group_by(sq_ID) %>%
  summarise(
    mean_min_freq = mean(min_freq_mean, na.rm = TRUE),
    sd_min_freq = sd(min_freq_mean, na.rm = TRUE)
  ) %>%
  ungroup()

# plot mean ± SD
p_min_freq_wm <- min_freq_wm %>%
  ggplot(aes(x = reorder(factor(sq_ID), mean_min_freq), y = mean_min_freq)) +
  geom_pointrange(
    aes(ymin = mean_min_freq - sd_min_freq,
        ymax = mean_min_freq + sd_min_freq),
    na.rm = TRUE
  ) +
  labs(x = "White Mountains squirrels (Squirrel ID)", y = "Min frequency mean: mean ± SD (across calls)") +
  theme(axis.text.x = element_text(angle = 90, vjust = 0.5, hjust = 1))

p_min_freq_wm

# save it
ggsave("figures/var_min_freq_mean_WM.png",
       plot = p_min_freq_wm,
       width = 8, height = 5, dpi = 300)

# mean + SD (across calls) of max_freq_mean for each WM squirrel
max_freq_wm <- call_avgs_wm %>%
  group_by(sq_ID) %>%
  summarise(
    mean_max_freq = mean(max_freq_mean, na.rm = TRUE),
    sd_max_freq = sd(max_freq_mean, na.rm = TRUE)
  ) %>%
  ungroup()

# plot mean ± SD
p_max_freq_wm <- max_freq_wm %>%
  ggplot(aes(x = reorder(factor(sq_ID), mean_max_freq), y = mean_max_freq)) +
  geom_pointrange(
    aes(ymin = mean_max_freq - sd_max_freq,
        ymax = mean_max_freq + sd_max_freq),
    na.rm = TRUE
  ) +
  labs(x = "White Mountains squirrels (Squirrel ID)", y = "Max frequency mean: mean ± SD (across calls)") +
  theme(axis.text.x = element_text(angle = 90, vjust = 0.5, hjust = 1))

p_max_freq_wm

# save it
ggsave("figures/var_max_freq_mean_WM.png",
       plot = p_max_freq_wm,
       width = 8, height = 5, dpi = 300)


# mean + SD (across calls) of bandw_mean for each WM squirrel
bandw_wm <- call_avgs_wm %>%
  group_by(sq_ID) %>%
  summarise(
    mean_bandw = mean(bandw_mean, na.rm = TRUE),
    sd_bandw = sd(bandw_mean, na.rm = TRUE)
  ) %>%
  ungroup()

# plot mean ± SD
p_bandw_wm <- bandw_wm %>%
  ggplot(aes(x = reorder(factor(sq_ID), mean_bandw), y = mean_bandw)) +
  geom_pointrange(
    aes(ymin = mean_bandw - sd_bandw,
        ymax = mean_bandw + sd_bandw),
    na.rm = TRUE
  ) +
  labs(x = "White Mountains squirrels (Squirrel ID)", y = "Bandwidth mean: mean ± SD (across calls)") +
  theme(axis.text.x = element_text(angle = 90, vjust = 0.5, hjust = 1))

p_bandw_wm

# save it
ggsave("figures/var_bandw_mean_WM.png",
       plot = p_bandw_wm,
       width = 8, height = 5, dpi = 300)

# mean + SD (across calls) of quart_25_mean for each WM squirrel
quart25_wm <- call_avgs_wm %>%
  group_by(sq_ID) %>%
  summarise(
    mean_quart25 = mean(quart_25_mean, na.rm = TRUE),
    sd_quart25 = sd(quart_25_mean, na.rm = TRUE)
  ) %>%
  ungroup()

# plot mean ± SD
p_quart25_wm <- quart25_wm %>%
  ggplot(aes(x = reorder(factor(sq_ID), mean_quart25), y = mean_quart25)) +
  geom_pointrange(
    aes(ymin = mean_quart25 - sd_quart25,
        ymax = mean_quart25 + sd_quart25),
    na.rm = TRUE
  ) +
  labs(x = "White Mountains squirrels (Squirrel ID)", y = "Quartile 25% mean: mean ± SD (across calls)") +
  theme(axis.text.x = element_text(angle = 90, vjust = 0.5, hjust = 1))

p_quart25_wm

# save it
ggsave("figures/var_quart_25_mean_WM.png",
       plot = p_quart25_wm,
       width = 8, height = 5, dpi = 300)

# mean + SD (across calls) of quart_50_mean for each WM squirrel
quart50_wm <- call_avgs_wm %>%
  group_by(sq_ID) %>%
  summarise(
    mean_quart50 = mean(quart_50_mean, na.rm = TRUE),
    sd_quart50 = sd(quart_50_mean, na.rm = TRUE)
  ) %>%
  ungroup()

# plot mean ± SD
p_quart50_wm <- quart50_wm %>%
  ggplot(aes(x = reorder(factor(sq_ID), mean_quart50), y = mean_quart50)) +
  geom_pointrange(
    aes(ymin = mean_quart50 - sd_quart50,
        ymax = mean_quart50 + sd_quart50),
    na.rm = TRUE
  ) +
  labs(x = "White Mountains squirrels (Squirrel ID)", y = "Quartile 50% mean: mean ± SD (across calls)") +
  theme(axis.text.x = element_text(angle = 90, vjust = 0.5, hjust = 1))

p_quart50_wm

# save it
ggsave("figures/var_quart_50_mean_WM.png",
       plot = p_quart50_wm,
       width = 8, height = 5, dpi = 300)

# mean + SD (across calls) of quart_75_mean for each WM squirrel
quart75_wm <- call_avgs_wm %>%
  group_by(sq_ID) %>%
  summarise(
    mean_quart75 = mean(quart_75_mean, na.rm = TRUE),
    sd_quart75 = sd(quart_75_mean, na.rm = TRUE)
  ) %>%
  ungroup()

# plot mean ± SD
p_quart75_wm <- quart75_wm %>%
  ggplot(aes(x = reorder(factor(sq_ID), mean_quart75), y = mean_quart75)) +
  geom_pointrange(
    aes(ymin = mean_quart75 - sd_quart75,
        ymax = mean_quart75 + sd_quart75),
    na.rm = TRUE
  ) +
  labs(x = "White Mountains squirrels (Squirrel ID)", y = "Quartile 75% mean: mean ± SD (across calls)") +
  theme(axis.text.x = element_text(angle = 90, vjust = 0.5, hjust = 1))

p_quart75_wm

# save it
ggsave("figures/var_quart_75_mean_WM.png",
       plot = p_quart75_wm,
       width = 8, height = 5, dpi = 300)

# mean + SD (across calls) of entropy_mean for each WM squirrel
entropy_wm <- call_avgs_wm %>%
  group_by(sq_ID) %>%
  summarise(
    mean_entropy = mean(entropy_mean, na.rm = TRUE),
    sd_entropy = sd(entropy_mean, na.rm = TRUE)
  ) %>%
  ungroup()

# plot mean ± SD
p_entropy_wm <- entropy_wm %>%
  ggplot(aes(x = reorder(factor(sq_ID), mean_entropy), y = mean_entropy)) +
  geom_pointrange(
    aes(ymin = mean_entropy - sd_entropy,
        ymax = mean_entropy + sd_entropy),
    na.rm = TRUE
  ) +
  labs(x = "White Mountains squirrels (Squirrel ID)", y = "Entropy mean: mean ± SD (across calls)") +
  theme(axis.text.x = element_text(angle = 90, vjust = 0.5, hjust = 1))

p_entropy_wm

# save it
ggsave("figures/var_entropy_mean_WM.png",
       plot = p_entropy_wm,
       width = 8, height = 5, dpi = 300)


## ---- chunk 6
########### Run a mixed model ###############

# Mount Graham call-level data for mixed models
mg_df <- call_avgs_mg

library(lme4)

# Just doing one parameter to test 'entropy_mean'
mg_entropy_mod <- lmer(entropy_mean ~ 1 + (1 | sq_ID), data = mg_df)
summary(mg_entropy_mod)

# compute ICC

mg_entropy_vc <- VarCorr(mg_entropy_mod)

mg_var_sq_ID <- as.numeric(mg_entropy_vc$sq_ID[1])
mg_var_resid  <- attr(mg_entropy_vc, "sc")^2

mg_icc_entropy <- mg_var_sq_ID / (mg_var_sq_ID + mg_var_resid)
mg_icc_entropy

# grand means

mg_entropy_effects <- ranef(mg_entropy_mod)$sq_ID[, 1]
mg_entropy_grand_mean <- fixef(mg_entropy_mod)[1]

mg_entropy_means <- mg_entropy_grand_mean + mg_entropy_effects
mg_entropy_means


# Everything looks good, so I will run all parameters

mg_params <- c(
  "call_duration",
  "no_notes",
  "note_rate",
  "duration",
  "break_s",
  "disttomax",
  "rms",
  "energy",
  "peaktopeak",
  "peak_freq_mean",
  "peak_ampl_mean",
  "min_freq_mean",
  "max_freq_mean",
  "bandw_mean",
  "quart_25_mean",
  "quart_50_mean",
  "quart_75_mean",
  "entropy_mean"
)
mg_model_results <- lapply(mg_params, function(param_name) {

  # fit model for one parameter
  mg_mod <- lmer(
    as.formula(paste0(param_name, " ~ 1 + (1 | sq_ID)")),
    data = mg_df
  )

  # variance components -> ICC
  vc <- VarCorr(mg_mod)
  var_sq_ID <- as.numeric(vc$sq_ID[1])
  var_resid  <- attr(vc, "sc")^2
  icc_val <- var_sq_ID / (var_sq_ID + var_resid)

  # return a small list
  list(
    parameter = param_name,
    model = mg_mod,
    var_sq_ID = var_sq_ID,
    var_resid = var_resid,
    icc = icc_val
  )
})
mg_icc_results <- tibble(
  parameter  = sapply(mg_model_results, `[[`, "parameter"),
  var_sq_ID = sapply(mg_model_results, `[[`, "var_sq_ID"),
  var_resid  = sapply(mg_model_results, `[[`, "var_resid"),
  icc        = sapply(mg_model_results, `[[`, "icc")
) %>%
  arrange(desc(icc))

mg_icc_results

write.csv(mg_icc_results, "tables/mg_icc_results.csv", row.names = FALSE)

# plot results
mg_icc_results %>%
  arrange(icc) %>%
  ggplot(aes(x = icc, y = reorder(parameter, icc))) +
  geom_point(na.rm = TRUE) +
  labs(
    x = "ICC (proportion of variance among squirrels)",
    y = "Parameter",
    title = "Mount Graham: individual distinctiveness by parameter (ICC)"
  )


p_mg_icc <- mg_icc_results %>%
  arrange(icc) %>%
  ggplot(aes(x = icc, y = reorder(parameter, icc))) +
  geom_point(na.rm = TRUE) +
  labs(
    x = "ICC (proportion of variance among squirrels)",
    y = "Parameter",
    title = "Mount Graham: ICC for each acoustic parameter"
  )

p_mg_icc
ggsave("figures/mg_icc_dotplot.png", plot = p_mg_icc, width = 8, height = 5, dpi = 300)

## ---- chunk 7
# White Mountains: mixed models + ICC table + dotplot

#  WM call-level data
wm_df <- call_avgs_wm

#  Same parameter list
wm_params <- c(
  "call_duration",
  "no_notes",
  "note_rate",
  "duration",
  "break_s",
  "disttomax",
  "rms",
  "energy",
  "peaktopeak",
  "peak_freq_mean",
  "peak_ampl_mean",
  "min_freq_mean",
  "max_freq_mean",
  "bandw_mean",
  "quart_25_mean",
  "quart_50_mean",
  "quart_75_mean",
  "entropy_mean"
)

#  Run all WM models + ICC
wm_model_results <- lapply(wm_params, function(param_name) {

  wm_mod <- lmer(
    as.formula(paste0(param_name, " ~ 1 + (1 | sq_ID)")),
    data = wm_df
  )

  vc <- VarCorr(wm_mod)
  var_sq_ID <- as.numeric(vc$sq_ID[1])
  var_resid  <- attr(vc, "sc")^2
  icc_val <- var_sq_ID / (var_sq_ID + var_resid)

  list(
    parameter = param_name,
    model = wm_mod,
    var_sq_ID = var_sq_ID,
    var_resid = var_resid,
    icc = icc_val
  )
})

#  WM ICC results table
wm_icc_results <- tibble(
  parameter  = sapply(wm_model_results, `[[`, "parameter"),
  var_sq_ID = sapply(wm_model_results, `[[`, "var_sq_ID"),
  var_resid  = sapply(wm_model_results, `[[`, "var_resid"),
  icc        = sapply(wm_model_results, `[[`, "icc")
) %>%
  arrange(desc(icc))

wm_icc_results
write.csv(wm_icc_results, "tables/wm_icc_results.csv", row.names = FALSE)

# WM ICC dot plot
p_wm_icc <- wm_icc_results %>%
  arrange(icc) %>%
  ggplot(aes(x = icc, y = reorder(parameter, icc))) +
  geom_point(na.rm = TRUE) +
  labs(
    x = "ICC (proportion of variance among squirrels)",
    y = "Parameter",
    title = "White Mountains: individual distinctiveness by parameter (ICC)"
  )

p_wm_icc
ggsave("tables/wm_icc_dotplot.png", plot = p_wm_icc, width = 8, height = 5, dpi = 300)

## ---- chunk 8

## ---- chunk 9
